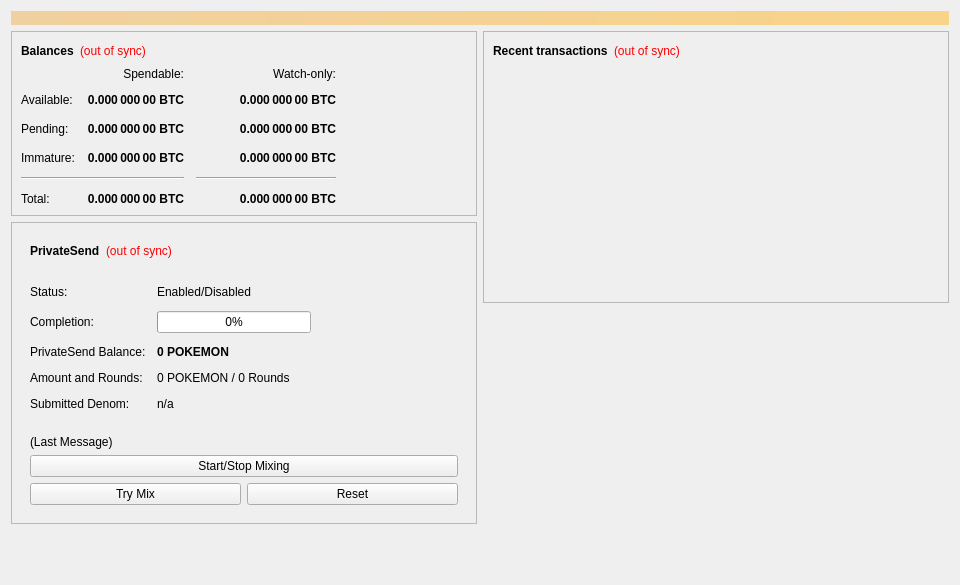
<?xml version="1.0" encoding="UTF-8"?>
<ui version="4.0">
 <class>OverviewPage</class>
 <widget class="QWidget" name="OverviewPage">
  <property name="geometry">
   <rect>
    <x>0</x>
    <y>0</y>
    <width>960</width>
    <height>585</height>
   </rect>
  </property>
  <property name="minimumSize">
   <size>
    <width>960</width>
    <height>0</height>
   </size>
  </property>
  <property name="windowTitle">
   <string>Form</string>
  </property>
  <layout class="QVBoxLayout" name="topLayout">
   <item>
    <widget class="QLabel" name="labelAlerts">
     <property name="visible">
      <bool>false</bool>
     </property>
     <property name="styleSheet">
      <string notr="true">background-color: qlineargradient(x1: 0, y1: 0, x2: 1, y2: 0, stop:0 #F0D0A0, stop:1 #F8D488); color:#000000;</string>
     </property>
     <property name="wordWrap">
      <bool>true</bool>
     </property>
     <property name="margin">
      <number>3</number>
     </property>
    </widget>
   </item>
   <item>
    <layout class="QHBoxLayout" name="horizontalLayout" stretch="1,1">
     <item>
      <layout class="QVBoxLayout" name="verticalLayout_2">
       <item>
        <widget class="QFrame" name="frame">
         <property name="frameShape">
          <enum>QFrame::StyledPanel</enum>
         </property>
         <property name="frameShadow">
          <enum>QFrame::Raised</enum>
         </property>
         <layout class="QVBoxLayout" name="verticalLayout_4">
          <item>
           <layout class="QHBoxLayout" name="horizontalLayout_4">
            <item>
             <widget class="QLabel" name="label_5">
              <property name="font">
               <font>
                <weight>75</weight>
                <bold>true</bold>
               </font>
              </property>
              <property name="text">
               <string>Balances</string>
              </property>
             </widget>
            </item>
            <item>
             <widget class="QLabel" name="labelWalletStatus">
              <property name="toolTip">
               <string>The displayed information may be out of date. Your wallet automatically synchronizes with the Pokemon network after a connection is established, but this process has not completed yet.</string>
              </property>
              <property name="styleSheet">
               <string notr="true">QLabel { color: red; }</string>
              </property>
              <property name="text">
               <string notr="true">(out of sync)</string>
              </property>
              <property name="alignment">
               <set>Qt::AlignLeading|Qt::AlignLeft|Qt::AlignVCenter</set>
              </property>
             </widget>
            </item>
            <item>
             <spacer name="horizontalSpacer_3">
              <property name="orientation">
               <enum>Qt::Horizontal</enum>
              </property>
              <property name="sizeHint" stdset="0">
               <size>
                <width>40</width>
                <height>20</height>
               </size>
              </property>
             </spacer>
            </item>
           </layout>
          </item>
          <item>
           <layout class="QGridLayout" name="gridLayout">
            <property name="spacing">
             <number>12</number>
            </property>
            <item row="2" column="2">
             <widget class="QLabel" name="labelWatchPending">
              <property name="font">
               <font>
                <weight>75</weight>
                <bold>true</bold>
               </font>
              </property>
              <property name="cursor">
               <cursorShape>IBeamCursor</cursorShape>
              </property>
              <property name="toolTip">
               <string>Unconfirmed transactions to watch-only addresses</string>
              </property>
              <property name="text">
               <string notr="true">0.000 000 00 BTC</string>
              </property>
              <property name="alignment">
               <set>Qt::AlignRight|Qt::AlignTrailing|Qt::AlignVCenter</set>
              </property>
              <property name="textInteractionFlags">
               <set>Qt::LinksAccessibleByMouse|Qt::TextSelectableByKeyboard|Qt::TextSelectableByMouse</set>
              </property>
             </widget>
            </item>
            <item row="2" column="1">
             <widget class="QLabel" name="labelUnconfirmed">
              <property name="font">
               <font>
                <weight>75</weight>
                <bold>true</bold>
               </font>
              </property>
              <property name="cursor">
               <cursorShape>IBeamCursor</cursorShape>
              </property>
              <property name="toolTip">
               <string>Total of transactions that have yet to be confirmed, and do not yet count toward the spendable balance</string>
              </property>
              <property name="text">
               <string notr="true">0.000 000 00 BTC</string>
              </property>
              <property name="alignment">
               <set>Qt::AlignRight|Qt::AlignTrailing|Qt::AlignVCenter</set>
              </property>
              <property name="textInteractionFlags">
               <set>Qt::LinksAccessibleByMouse|Qt::TextSelectableByKeyboard|Qt::TextSelectableByMouse</set>
              </property>
             </widget>
            </item>
            <item row="3" column="2">
             <widget class="QLabel" name="labelWatchImmature">
              <property name="font">
               <font>
                <weight>75</weight>
                <bold>true</bold>
               </font>
              </property>
              <property name="cursor">
               <cursorShape>IBeamCursor</cursorShape>
              </property>
              <property name="toolTip">
               <string>Mined balance in watch-only addresses that has not yet matured</string>
              </property>
              <property name="text">
               <string notr="true">0.000 000 00 BTC</string>
              </property>
              <property name="alignment">
               <set>Qt::AlignRight|Qt::AlignTrailing|Qt::AlignVCenter</set>
              </property>
              <property name="textInteractionFlags">
               <set>Qt::LinksAccessibleByMouse|Qt::TextSelectableByKeyboard|Qt::TextSelectableByMouse</set>
              </property>
             </widget>
            </item>
            <item row="4" column="0" colspan="2">
             <widget class="Line" name="lineSpendableBalance">
              <property name="orientation">
               <enum>Qt::Horizontal</enum>
              </property>
             </widget>
            </item>
            <item row="4" column="2">
             <widget class="Line" name="lineWatchBalance">
              <property name="sizePolicy">
               <sizepolicy hsizetype="Preferred" vsizetype="Fixed">
                <horstretch>0</horstretch>
                <verstretch>0</verstretch>
               </sizepolicy>
              </property>
              <property name="minimumSize">
               <size>
                <width>140</width>
                <height>0</height>
               </size>
              </property>
              <property name="orientation">
               <enum>Qt::Horizontal</enum>
              </property>
             </widget>
            </item>
            <item row="5" column="0">
             <widget class="QLabel" name="labelTotalText">
              <property name="text">
               <string>Total:</string>
              </property>
             </widget>
            </item>
            <item row="3" column="1">
             <widget class="QLabel" name="labelImmature">
              <property name="font">
               <font>
                <weight>75</weight>
                <bold>true</bold>
               </font>
              </property>
              <property name="cursor">
               <cursorShape>IBeamCursor</cursorShape>
              </property>
              <property name="toolTip">
               <string>Mined balance that has not yet matured</string>
              </property>
              <property name="text">
               <string notr="true">0.000 000 00 BTC</string>
              </property>
              <property name="alignment">
               <set>Qt::AlignRight|Qt::AlignTrailing|Qt::AlignVCenter</set>
              </property>
              <property name="textInteractionFlags">
               <set>Qt::LinksAccessibleByMouse|Qt::TextSelectableByKeyboard|Qt::TextSelectableByMouse</set>
              </property>
             </widget>
            </item>
            <item row="2" column="3">
             <spacer name="horizontalSpacer_2">
              <property name="orientation">
               <enum>Qt::Horizontal</enum>
              </property>
              <property name="sizeHint" stdset="0">
               <size>
                <width>40</width>
                <height>20</height>
               </size>
              </property>
             </spacer>
            </item>
            <item row="3" column="0">
             <widget class="QLabel" name="labelImmatureText">
              <property name="text">
               <string>Immature:</string>
              </property>
             </widget>
            </item>
            <item row="5" column="1">
             <widget class="QLabel" name="labelTotal">
              <property name="font">
               <font>
                <weight>75</weight>
                <bold>true</bold>
               </font>
              </property>
              <property name="cursor">
               <cursorShape>IBeamCursor</cursorShape>
              </property>
              <property name="toolTip">
               <string>Your current total balance</string>
              </property>
              <property name="text">
               <string notr="true">0.000 000 00 BTC</string>
              </property>
              <property name="alignment">
               <set>Qt::AlignRight|Qt::AlignTrailing|Qt::AlignVCenter</set>
              </property>
              <property name="textInteractionFlags">
               <set>Qt::LinksAccessibleByMouse|Qt::TextSelectableByKeyboard|Qt::TextSelectableByMouse</set>
              </property>
             </widget>
            </item>
            <item row="5" column="2">
             <widget class="QLabel" name="labelWatchTotal">
              <property name="font">
               <font>
                <weight>75</weight>
                <bold>true</bold>
               </font>
              </property>
              <property name="cursor">
               <cursorShape>IBeamCursor</cursorShape>
              </property>
              <property name="toolTip">
               <string>Current total balance in watch-only addresses</string>
              </property>
              <property name="text">
               <string notr="true">0.000 000 00 BTC</string>
              </property>
              <property name="alignment">
               <set>Qt::AlignRight|Qt::AlignTrailing|Qt::AlignVCenter</set>
              </property>
              <property name="textInteractionFlags">
               <set>Qt::LinksAccessibleByMouse|Qt::TextSelectableByKeyboard|Qt::TextSelectableByMouse</set>
              </property>
             </widget>
            </item>
            <item row="0" column="2">
             <widget class="QLabel" name="labelWatchonly">
              <property name="text">
               <string>Watch-only:</string>
              </property>
              <property name="alignment">
               <set>Qt::AlignRight|Qt::AlignTrailing|Qt::AlignVCenter</set>
              </property>
             </widget>
            </item>
            <item row="1" column="0">
             <widget class="QLabel" name="labelBalanceText">
              <property name="text">
               <string>Available:</string>
              </property>
             </widget>
            </item>
            <item row="1" column="1">
             <widget class="QLabel" name="labelBalance">
              <property name="font">
               <font>
                <weight>75</weight>
                <bold>true</bold>
               </font>
              </property>
              <property name="cursor">
               <cursorShape>IBeamCursor</cursorShape>
              </property>
              <property name="toolTip">
               <string>Your current spendable balance</string>
              </property>
              <property name="text">
               <string notr="true">0.000 000 00 BTC</string>
              </property>
              <property name="alignment">
               <set>Qt::AlignRight|Qt::AlignTrailing|Qt::AlignVCenter</set>
              </property>
              <property name="textInteractionFlags">
               <set>Qt::LinksAccessibleByMouse|Qt::TextSelectableByKeyboard|Qt::TextSelectableByMouse</set>
              </property>
             </widget>
            </item>
            <item row="1" column="2">
             <widget class="QLabel" name="labelWatchAvailable">
              <property name="font">
               <font>
                <weight>75</weight>
                <bold>true</bold>
               </font>
              </property>
              <property name="cursor">
               <cursorShape>IBeamCursor</cursorShape>
              </property>
              <property name="toolTip">
               <string>Your current balance in watch-only addresses</string>
              </property>
              <property name="text">
               <string notr="true">0.000 000 00 BTC</string>
              </property>
              <property name="alignment">
               <set>Qt::AlignRight|Qt::AlignTrailing|Qt::AlignVCenter</set>
              </property>
              <property name="textInteractionFlags">
               <set>Qt::LinksAccessibleByMouse|Qt::TextSelectableByKeyboard|Qt::TextSelectableByMouse</set>
              </property>
             </widget>
            </item>
            <item row="2" column="0">
             <widget class="QLabel" name="labelPendingText">
              <property name="text">
               <string>Pending:</string>
              </property>
             </widget>
            </item>
            <item row="0" column="1">
             <widget class="QLabel" name="labelSpendable">
              <property name="text">
               <string>Spendable:</string>
              </property>
              <property name="alignment">
               <set>Qt::AlignRight|Qt::AlignTrailing|Qt::AlignVCenter</set>
              </property>
             </widget>
            </item>
           </layout>
          </item>
         </layout>
        </widget>
       </item>
       <item>
        <widget class="QFrame" name="framePrivateSend">
         <property name="layoutDirection">
          <enum>Qt::LeftToRight</enum>
         </property>
         <property name="frameShape">
          <enum>QFrame::StyledPanel</enum>
         </property>
         <property name="frameShadow">
          <enum>QFrame::Raised</enum>
         </property>
         <layout class="QVBoxLayout" name="VerticalLayout_PS1">
          <item>
           <widget class="QWidget" name="layoutWidgetPrivateSendHeader">
            <layout class="QHBoxLayout" name="horizontalLayout_5">
             <item>
              <widget class="QLabel" name="labelPrivateSendHeader">
               <property name="font">
                <font>
                 <weight>75</weight>
                 <bold>true</bold>
                </font>
               </property>
               <property name="text">
                <string>PrivateSend</string>
               </property>
              </widget>
             </item>
             <item>
              <widget class="QLabel" name="labelPrivateSendSyncStatus">
               <property name="toolTip">
                <string>The displayed information may be out of date. Your wallet automatically synchronizes with the Pokemon network after a connection is established, but this process has not completed yet.</string>
               </property>
               <property name="styleSheet">
                <string notr="true">QLabel { color: red; }</string>
               </property>
               <property name="text">
                <string notr="true">(out of sync)</string>
               </property>
               <property name="alignment">
                <set>Qt::AlignLeading|Qt::AlignLeft|Qt::AlignVCenter</set>
               </property>
              </widget>
             </item>
             <item>
              <spacer name="horizontalSpacer_4">
               <property name="orientation">
                <enum>Qt::Horizontal</enum>
               </property>
               <property name="sizeHint" stdset="0">
                <size>
                 <width>40</width>
                 <height>20</height>
                </size>
               </property>
              </spacer>
             </item>
            </layout>
           </widget>
          </item>
          <item>
           <widget class="QWidget" name="privateSendFormLayoutWidget">
            <layout class="QFormLayout" name="privateSendFormLayout">
             <property name="fieldGrowthPolicy">
              <enum>QFormLayout::AllNonFixedFieldsGrow</enum>
             </property>
             <property name="horizontalSpacing">
              <number>11</number>
             </property>
             <property name="verticalSpacing">
              <number>12</number>
             </property>
             <item row="0" column="0">
              <widget class="QLabel" name="labelPrivateSendEnabledText">
               <property name="text">
                <string>Status:</string>
               </property>
              </widget>
             </item>
             <item row="0" column="1">
              <widget class="QLabel" name="labelPrivateSendEnabled">
               <property name="text">
                <string>Enabled/Disabled</string>
               </property>
              </widget>
             </item>
             <item row="1" column="0">
              <widget class="QLabel" name="labelCompletitionText">
               <property name="text">
                <string>Completion:</string>
               </property>
              </widget>
             </item>
             <item row="1" column="1">
              <widget class="QProgressBar" name="privateSendProgress">
               <property name="maximumSize">
                <size>
                 <width>154</width>
                 <height>16777215</height>
                </size>
               </property>
               <property name="value">
                <number>0</number>
               </property>
              </widget>
             </item>
             <item row="2" column="0">
              <widget class="QLabel" name="labelAnonymizedText">
               <property name="text">
                <string>PrivateSend Balance:</string>
               </property>
              </widget>
             </item>
             <item row="2" column="1">
              <widget class="QLabel" name="labelAnonymized">
               <property name="font">
                <font>
                 <weight>75</weight>
                 <bold>true</bold>
                </font>
               </property>
               <property name="text">
                <string notr="true">0 POKEMON</string>
               </property>
              </widget>
             </item>
             <item row="3" column="0">
              <widget class="QLabel" name="labelAmountAndRoundsText">
               <property name="text">
                <string>Amount and Rounds:</string>
               </property>
              </widget>
             </item>
             <item row="3" column="1">
              <widget class="QLabel" name="labelAmountRounds">
               <property name="text">
                <string>0 POKEMON / 0 Rounds</string>
               </property>
              </widget>
             </item>
             <item row="4" column="0">
              <widget class="QLabel" name="labelSubmittedDenomText">
               <property name="text">
                <string>Submitted Denom:</string>
               </property>
              </widget>
             </item>
             <item row="4" column="1">
              <widget class="QLabel" name="labelSubmittedDenom">
               <property name="toolTip">
                <string>The denominations you submitted to the Masternode.&lt;br&gt;To mix, other users must submit the exact same denominations.</string>
               </property>
               <property name="text">
                <string>n/a</string>
               </property>
              </widget>
             </item>
            </layout>
           </widget>
          </item>
          <item>
           <widget class="QWidget" name="layoutWidgetLastMessageAndButtons">
            <layout class="QVBoxLayout" name="VerticalLayout_PS">
             <item>
              <widget class="QLabel" name="labelPrivateSendLastMessage">
               <property name="text">
                <string>(Last Message)</string>
               </property>
               <property name="alignment">
                <set>Qt::AlignLeading|Qt::AlignLeft|Qt::AlignTop</set>
               </property>
               <property name="wordWrap">
                <bool>true</bool>
               </property>
              </widget>
             </item>
             <item>
              <widget class="QPushButton" name="togglePrivateSend">
               <property name="sizePolicy">
                <sizepolicy hsizetype="MinimumExpanding" vsizetype="Fixed">
                 <horstretch>0</horstretch>
                 <verstretch>0</verstretch>
                </sizepolicy>
               </property>
               <property name="text">
                <string>Start/Stop Mixing</string>
               </property>
              </widget>
             </item>
             <item>
              <layout class="QHBoxLayout" name="horizontalLayout_debugbuttons">
               <item>
                <widget class="QPushButton" name="privateSendAuto">
                 <property name="sizePolicy">
                  <sizepolicy hsizetype="MinimumExpanding" vsizetype="Fixed">
                   <horstretch>0</horstretch>
                   <verstretch>0</verstretch>
                  </sizepolicy>
                 </property>
                 <property name="toolTip">
                  <string>Try to manually submit a PrivateSend request.</string>
                 </property>
                 <property name="text">
                  <string>Try Mix</string>
                 </property>
                </widget>
               </item>
               <item>
                <widget class="QPushButton" name="privateSendReset">
                 <property name="sizePolicy">
                  <sizepolicy hsizetype="MinimumExpanding" vsizetype="Fixed">
                   <horstretch>0</horstretch>
                   <verstretch>0</verstretch>
                  </sizepolicy>
                 </property>
                 <property name="toolTip">
                  <string>Reset the current status of PrivateSend (can interrupt PrivateSend if it's in the process of Mixing, which can cost you money!)</string>
                 </property>
                 <property name="autoFillBackground">
                  <bool>false</bool>
                 </property>
                 <property name="text">
                  <string>Reset</string>
                 </property>
                </widget>
               </item>
              </layout>
             </item>
            </layout>
           </widget>
          </item>
         </layout>
        </widget>
       </item>
       <item>
        <spacer name="verticalSpacer">
         <property name="orientation">
          <enum>Qt::Vertical</enum>
         </property>
         <property name="sizeHint" stdset="0">
          <size>
           <width>20</width>
           <height>40</height>
          </size>
         </property>
        </spacer>
       </item>
      </layout>
     </item>
     <item>
      <layout class="QVBoxLayout" name="verticalLayout_3">
       <item>
        <widget class="QFrame" name="frame_2">
         <property name="frameShape">
          <enum>QFrame::StyledPanel</enum>
         </property>
         <property name="frameShadow">
          <enum>QFrame::Raised</enum>
         </property>
         <layout class="QVBoxLayout" name="verticalLayout">
          <item>
           <layout class="QHBoxLayout" name="horizontalLayout_2">
            <item>
             <widget class="QLabel" name="label_4">
              <property name="font">
               <font>
                <weight>75</weight>
                <bold>true</bold>
               </font>
              </property>
              <property name="text">
               <string>Recent transactions</string>
              </property>
             </widget>
            </item>
            <item>
             <widget class="QLabel" name="labelTransactionsStatus">
              <property name="toolTip">
               <string>The displayed information may be out of date. Your wallet automatically synchronizes with the Pokemon network after a connection is established, but this process has not completed yet.</string>
              </property>
              <property name="styleSheet">
               <string notr="true">QLabel { color: red; }</string>
              </property>
              <property name="text">
               <string notr="true">(out of sync)</string>
              </property>
              <property name="alignment">
               <set>Qt::AlignLeading|Qt::AlignLeft|Qt::AlignVCenter</set>
              </property>
             </widget>
            </item>
            <item>
             <spacer name="horizontalSpacer">
              <property name="orientation">
               <enum>Qt::Horizontal</enum>
              </property>
              <property name="sizeHint" stdset="0">
               <size>
                <width>40</width>
                <height>20</height>
               </size>
              </property>
             </spacer>
            </item>
           </layout>
          </item>
          <item>
           <widget class="QListView" name="listTransactions">
            <property name="styleSheet">
             <string notr="true">QListView { background: transparent; }</string>
            </property>
            <property name="frameShape">
             <enum>QFrame::NoFrame</enum>
            </property>
            <property name="verticalScrollBarPolicy">
             <enum>Qt::ScrollBarAlwaysOff</enum>
            </property>
            <property name="horizontalScrollBarPolicy">
             <enum>Qt::ScrollBarAlwaysOff</enum>
            </property>
            <property name="selectionMode">
             <enum>QAbstractItemView::NoSelection</enum>
            </property>
           </widget>
          </item>
         </layout>
        </widget>
       </item>
       <item>
        <spacer name="verticalSpacer_2">
         <property name="orientation">
          <enum>Qt::Vertical</enum>
         </property>
         <property name="sizeHint" stdset="0">
          <size>
           <width>20</width>
           <height>40</height>
          </size>
         </property>
        </spacer>
       </item>
      </layout>
     </item>
    </layout>
   </item>
  </layout>
 </widget>
 <resources/>
 <connections/>
</ui>
